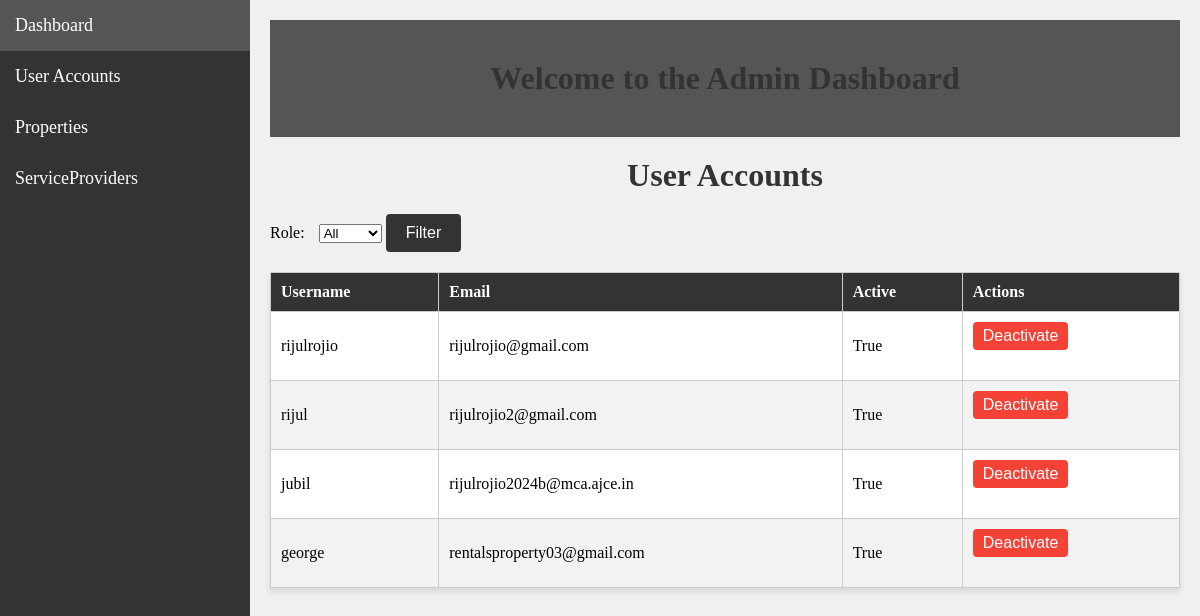
Page /adminregusers/ on the committed database.
### rental/models.py (models this page shows, shortened)
class CustomUser(AbstractUser):
    role = models.CharField(max_length=15)  # For custom user roles, if needed
    class Meta:
        verbose_name = 'User'
        verbose_name_plural = 'Users'

### rental/views.py (the view)
# urls.py: path('adminregusers/', views.adminreg, name='adminregusers'),
def adminreg(request):
    role_filter = request.GET.get('role')
    if role_filter:
        if role_filter == "tenant":
            profiles = CustomUser.objects.filter(Q(role=role_filter) & ~Q(is_superuser=True))
        else:
            profiles = CustomUser.objects.filter(Q(role=role_filter) & ~Q(is_superuser=True))
    else:
        profiles = CustomUser.objects.filter(~Q(is_superuser=True))  # Exclude superusers
    return render(request, 'adminregusers.html', {'profiles': profiles})

### templates/adminregusers.html (shortened to what this page needs)
{% load static %}
<!DOCTYPE html>
<html>
<head>
</head>
<body>
    <div class="sidebar">
        <a href="{% url  'adminhome' %}">Dashboard</a>
        <a href="{% url 'adminregusers' %}">User Accounts</a>
        <a href="{% url 'admprop' %}">Properties</a>
        <a href="{% url 'adminserpropage' %}">ServiceProviders</a>
    </div>
    <div class="content">
        <div class="header">
            <h1>Welcome to the Admin Dashboard</h1>
        </div>
        <h1>User Accounts</h1>
        <form method="GET" action="{% url 'adminregusers' %}">
            <label for="role">Role:</label>
            <select name="role">
                <option value="">All</option>
            </select>
            <button type="submit" class="filter-button">Filter</button>
        </form>
        <table class="user-table">
            <thead>
                <tr>
                    <th>Username</th>
                    <th>Email</th>
                    <th>Active</th>
                    <th>Actions</th>
                </tr>
            </thead>
            <tbody>
                {% for profile in profiles %}
                    <tr>
                        <td>{{ profile.username }}</td>
                        <td>{{ profile.email }}</td>
                        <td>{{ profile.is_active }}</td>
                        <td>
                            {% if profile.is_active %}
                                <form method="post" action="{% url 'deactivate_user' profile.id %}">
                                    <button type="submit" class="deactivate-button">Deactivate</button>
                                </form>
                            {% else %}
                                <form method="post" action="{% url 'activate_user' profile.id %}">
                                    {% csrf_token %}
                                    <button type="submit" class="activate-button">Activate</button>
                                </form>
                            {% endif %}
                        </td>
                    </tr>
                {% endfor %}
            </tbody>
        </table>
    </div>
</body>
</html>

### templates/adminregusers.html (style rules this page uses)
body { background-color: #f0f0f0; margin: 0; padding: 0; }
.sidebar { width: 250px; background-color: #333; color: #fff; position: fixed; height: 100%; overflow: auto; }
.sidebar a { padding: 15px; text-decoration: none; font-size: 18px; color: #fff; display: block; }
.content { margin-left: 250px; padding: 20px; }
.header { background-color: #555; color: #fff; padding: 20px; }
h1 { text-align: center; margin: 20px 0; color: #333; }
form { text-align: left; margin-bottom: 20px; }
form label { margin-right: 10px; }
.filter-button { padding: 10px 20px; background-color: #333; color: #fff; border: none; border-radius: 4px; font-size: 16px; cursor: pointer; }
.user-table { width: 100%; border-collapse: collapse; background-color: #fff; box-shadow: 0 4px 6px rgba(0, 0, 0, 0.1); margin-top: 20px; }
.user-table th, .user-table td { border: 1px solid #ccc; padding: 10px; text-align: left; }
.user-table th { background-color: #333; color: #fff; }
.user-table tbody tr:nth-child(even) { background-color: #f2f2f2; }
.deactivate-button { background-color: #f44336; color: #fff; border: none; padding: 5px 10px; border-radius: 4px; font-size: 16px; cursor: pointer; }

### rows in the picture
CustomUser: username "rijulrojio", email "rijulrojio@gmail.com", is_active "True", shows "Deactivate"
CustomUser: username "rijul", email "rijulrojio2@gmail.com", is_active "True", shows "Deactivate"
CustomUser: username "jubil", email "rijulrojio2024b@mca.ajce.in", is_active "True", shows "Deactivate"
CustomUser: username "george", email "rentalsproperty03@gmail.com", is_active "True", shows "Deactivate"
